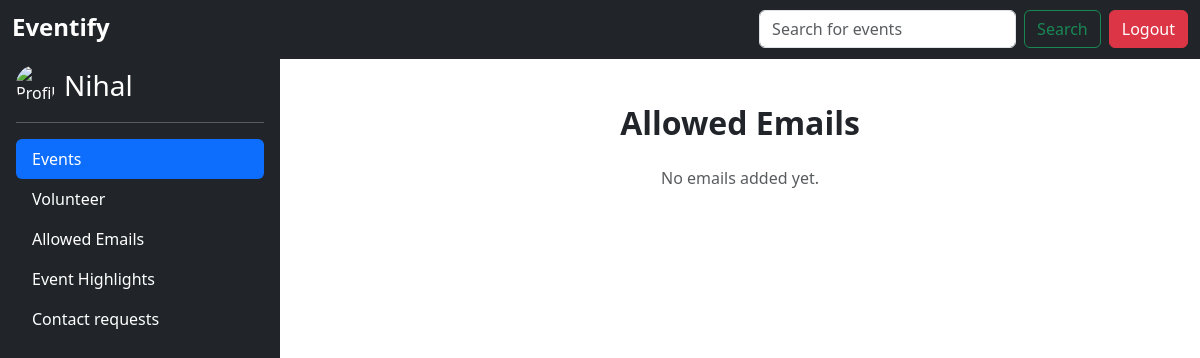
The page /allowed-emails/ (signed in) on the database as committed earlier.
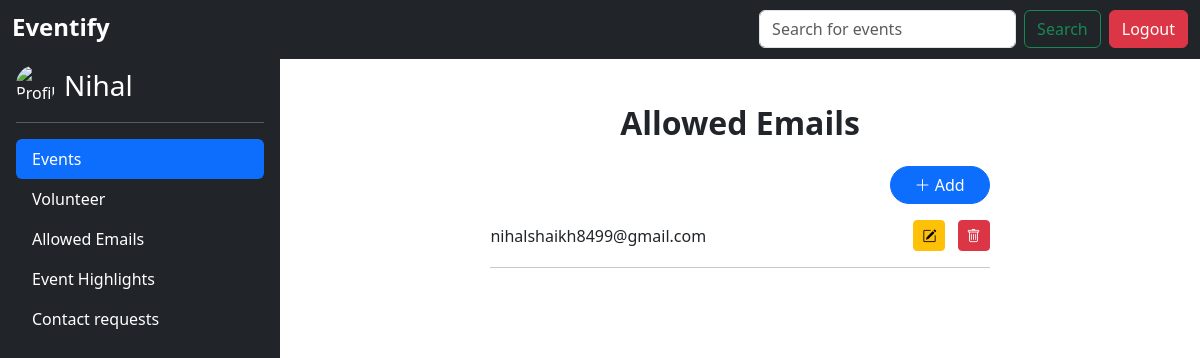
The same page on the database as committed later.
### events/models.py (models this page shows, shortened)
class AllowedEmail(models.Model):
    email = models.EmailField(unique=True)

### events/views.py (the view)
# urls.py: path('allowed-emails/', AllowedEmailListView.as_view(), name='allowed_email_list'),
class AllowedEmailListView(LoginRequiredMixin, StaffRequiredMixin, ListView):
    model = AllowedEmail
    template_name = 'allowed_emails.html'
    context_object_name = 'emails'

### events/views.py (called while the page is built)
    def test_func(self):
        return self.request.user.is_staff

### events/templates/allowed_emails.html (shortened to what this page needs)
{% extends "base.html" %}
{% load static %}
{% block content %}
<link rel="stylesheet" href="https://cdn.jsdelivr.net/npm/bootstrap@5.3.3/dist/css/bootstrap.min.css">
<link rel="stylesheet" href="https://cdn.jsdelivr.net/npm/bootstrap-icons@1.10.5/font/bootstrap-icons.css">
<div class="container py-5">
    <h2 class="text-center mb-4 fw-bold">Allowed Emails</h2>
    {% if emails %}
        <div class="mx-auto" style="width: 60%;">
            <div class="d-flex justify-content-end mb-3">
                <button class="btn btn-primary rounded-pill px-4"
                        data-bs-toggle="modal"
                        data-bs-target="#emailModal"
                        data-action="add">
                    <i class="bi bi-plus-lg"></i> Add
                </button>
            </div>
            {% for email in emails %}
                <div class="d-flex justify-content-between align-items-center">
                    <div class="fw-medium">{{ email.email }}</div>
                    <div>
                        <button class="btn btn-sm btn-warning me-2"
                                data-bs-toggle="modal"
                                data-bs-target="#emailModal"
                                data-action="edit"
                                data-email="{{ email.email }}"
                                data-url="{% url 'allowed_email_update' email.pk %}">
                            <i class="bi bi-pencil-square"></i>
                        </button>
                        <button class="btn btn-sm btn-danger"
                                data-bs-toggle="modal"
                                data-bs-target="#deleteModal"
                                data-url="{% url 'allowed_email_delete' email.pk %}">
                            <i class="bi bi-trash"></i>
                        </button>
                    </div>
                </div>
                <hr class="my-3">
            {% endfor %}
        </div>
    {% else %}
        <div class="text-center text-muted">No emails added yet.</div>
    {% endif %}
</div>
{% endblock %}

Rows that differ between the two databases and show on the page:
added AllowedEmail: email "nihalshaikh8499@gmail.com"
Other text that changed with them:
text no longer shown: "No emails added yet."
text now shown: "Add"
